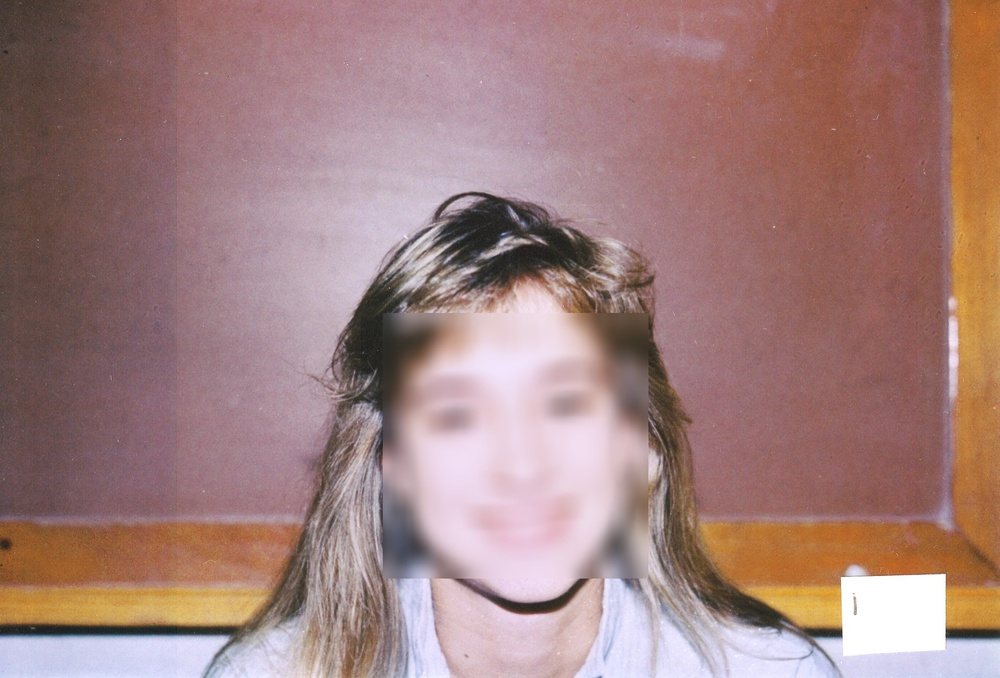
#> input picture images/1.jpg, 1000 x 678 px, shrunk from 1920 x 1302 before the run; its folder holds only this picture in this run
$ jupyter execute --allow-errors blur_faces.ipynb
#> lines starting #> are read from the running program, lines starting #| are printed output that depends on the picture; after the words box and inside, x2 and y2 are one past the last pixel; in counts of white or black regions, pixels touching at a corner belong together
[cell 1]
import urllib.request

url = "https://raw.githubusercontent.com/opencv/opencv/master/data/haarcascades/haarcascade_frontalface_default.xml"
save_path = r"C:\Users\micha\Documents\haarcascade_frontalface_default.xml"  # choose any folder
urllib.request.urlretrieve(url, save_path)
#> (this line was passed over: the network is not available in this run)

print(f"Downloaded Haar cascade to: {save_path}")

[cell 2]
import cv2

face_cascade = cv2.CascadeClassifier(r"C:\Users\micha\Documents\haarcascade_frontalface_default.xml")
print(face_cascade.empty())  # Should print False

# Process files 1.jpg → 24.jpg
#> (the rest of this cell did not finish here and is left out)

[cell 3]
import cv2
import os

# Paths
input_folder = r"images"

# Load Haar cascade
face_cascade_path = r"C:\Users\micha\Documents\haarcascade_frontalface_default.xml"
face_cascade = cv2.CascadeClassifier(face_cascade_path)

if face_cascade.empty():
    raise Exception("Failed to load Haar cascade XML!")

# Process files 1.jpg > 24.jpg
for i in range(1, 25):
    filename = f"{i}.jpg"
    img_path = os.path.join(input_folder, filename)
    if not os.path.exists(img_path):
        print(f"{filename} not found, skipping")
        continue

    img = cv2.imread(img_path)
#> img is the input picture: shape (678, 1000, 3); mean B, G, R 125.4, 127.9, 161.9
    gray = cv2.cvtColor(img, cv2.COLOR_BGR2GRAY)
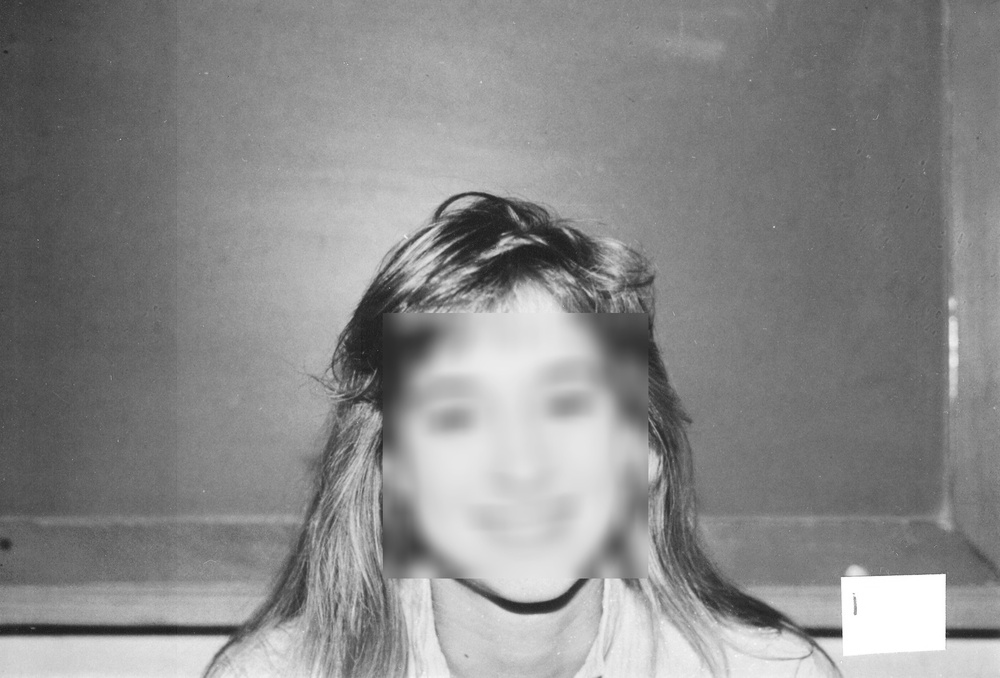
#> gray: shape (678, 1000); min 25, max 255, mean 137.8

    # Detect faces
    faces = face_cascade.detectMultiScale(gray, scaleFactor=1.1, minNeighbors=5, minSize=(30, 30))
#> faces = [[380, 313, 276, 276]]

    # Blur each detected face
    for (x, y, w, h) in faces:
        face = img[y:y+h, x:x+w]
        face_blurred = cv2.GaussianBlur(face, (51, 51), 30)
        img[y:y+h, x:x+w] = face_blurred
#> this loop made 1 pass
#> pass 1, `face = img[y:y+h, x:x+w]`:
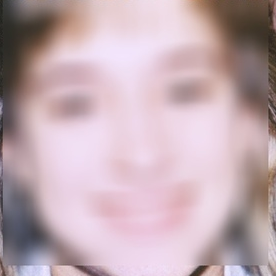
#> face: shape (276, 276, 3); mean B, G, R 177.2, 169.9, 192.9
#> pass 1, `face_blurred = cv2.GaussianBlur(face, (51, 51), 30)`:
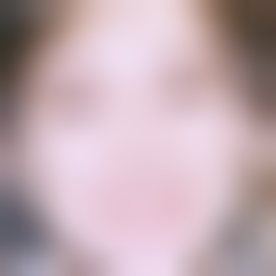
#> face_blurred: shape (276, 276, 3); mean B, G, R 177.2, 169.9, 192.9
#> after the loop:
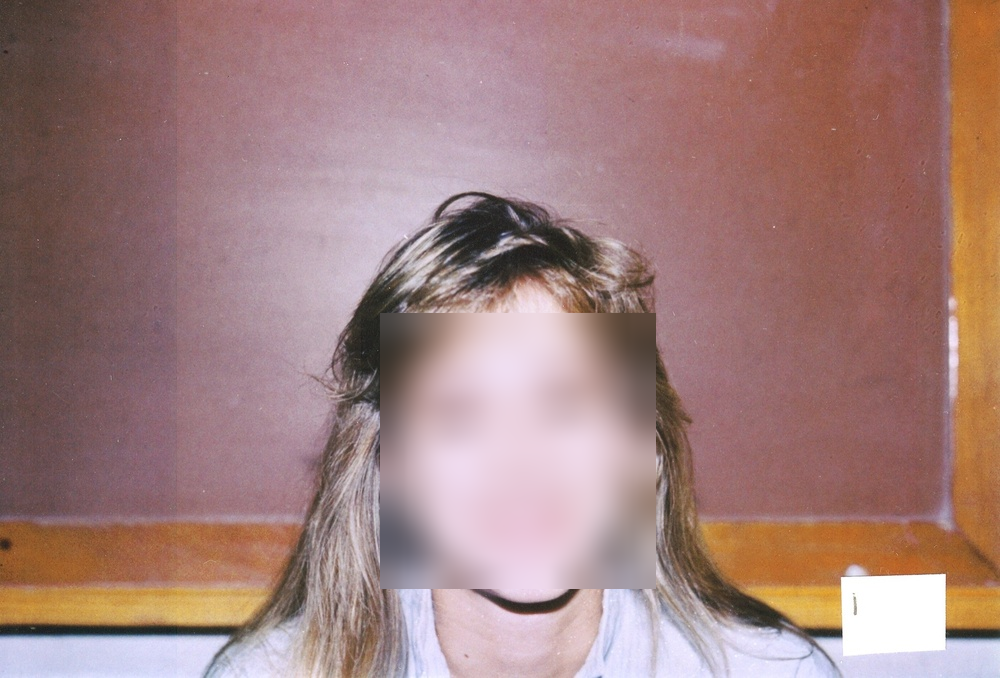
#> img: shape (678, 1000, 3); 11.21% of pixels changed, all inside (x1, y1, x2, y2) = (380, 313, 656, 589)

    # Overwrite the original image
    cv2.imwrite(img_path, img)
    print(f"Overwritten: {img_path}")

print("All images processed")
